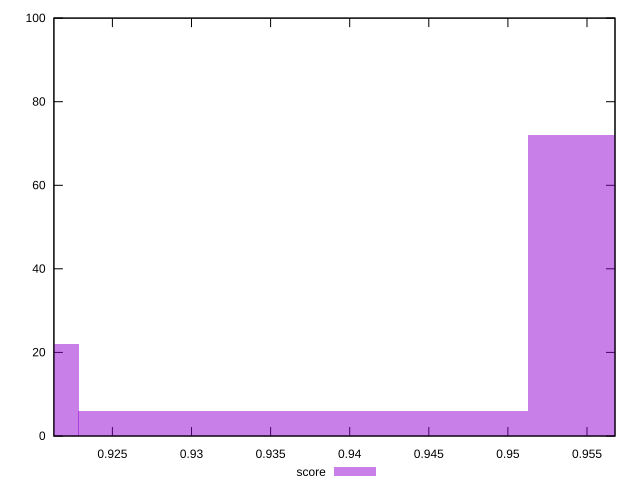

Source code (gnuplot):
reset

$score <<EOF
0.9654484357205213 72
0.908657351266373 22
0.9370528934934472 6
EOF

set key outside below
set boxwidth 0.028395542227074157
set xrange [0.9212994102952925:0.9567701181098782]
set yrange [0:100]
set style fill transparent solid 0.5 noborder
set terminal svg size 640, 490 enhanced background rgb 'white'
set output "report_00007_2020-12-11T15:55:29.892Z/first-meaningful-paint/samples/pages+cached/score/histogram.svg"

plot $score title "score" with boxes

reset
